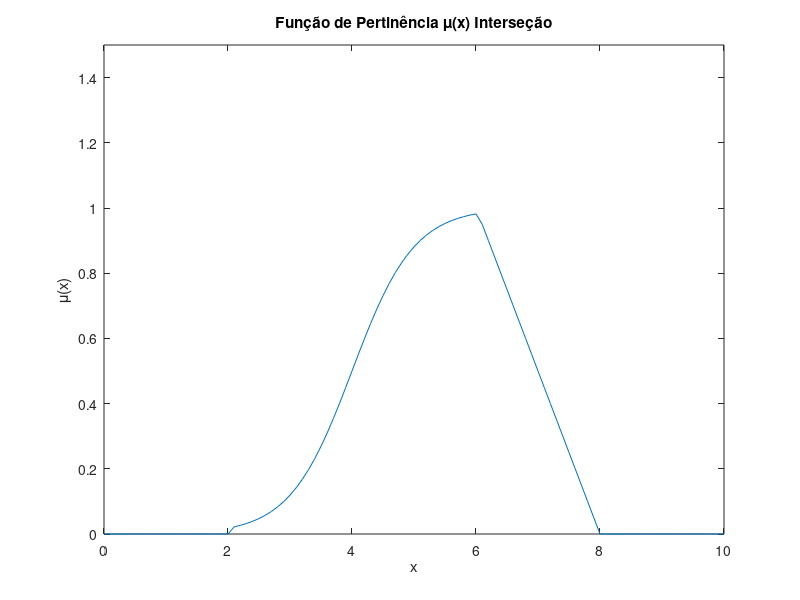

The MATLAB script that drew this image:
x = 0:0.1:10;

a = 2;
b = 4;
c = 6;
d = 8;

mu_triangular = trimf(x, [a b c]);
mu_trapezoidal = trapmf(x, [a b c d]);
mu_sigmoidal = sigmf(x, [a b]);
mu_gaussiana = gaussmf(x, [a b]);
mu_bellgaussiana = gbellmf(x, [a b c]);

% operações ponto a ponto
mu_intersecao = min(mu_trapezoidal, mu_sigmoidal);

plot(x, mu_intersecao);
title('Função de Pertinência \mu(x) Interseção');
xlabel('x');
ylabel('\mu(x)');
ylim([0 1.5])

